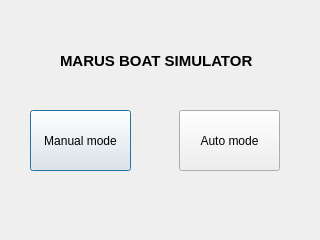
<?xml version="1.0" encoding="UTF-8"?>
<ui version="4.0">
 <class>openingscreen</class>
 <widget class="QDialog" name="openingscreen">
  <property name="geometry">
   <rect>
    <x>0</x>
    <y>0</y>
    <width>320</width>
    <height>240</height>
   </rect>
  </property>
  <property name="windowTitle">
   <string>Home Screen</string>
  </property>
  <widget class="QPushButton" name="manual">
   <property name="geometry">
    <rect>
     <x>30</x>
     <y>110</y>
     <width>101</width>
     <height>61</height>
    </rect>
   </property>
   <property name="text">
    <string>Manual mode</string>
   </property>
  </widget>
  <widget class="QPushButton" name="automode">
   <property name="geometry">
    <rect>
     <x>179</x>
     <y>110</y>
     <width>101</width>
     <height>61</height>
    </rect>
   </property>
   <property name="text">
    <string>Auto mode</string>
   </property>
  </widget>
  <widget class="QLabel" name="label">
   <property name="geometry">
    <rect>
     <x>60</x>
     <y>40</y>
     <width>231</width>
     <height>41</height>
    </rect>
   </property>
   <property name="font">
    <font>
     <pointsize>11</pointsize>
     <weight>75</weight>
     <bold>true</bold>
    </font>
   </property>
   <property name="text">
    <string>MARUS BOAT SIMULATOR</string>
   </property>
  </widget>
 </widget>
 <resources/>
 <connections/>
</ui>
